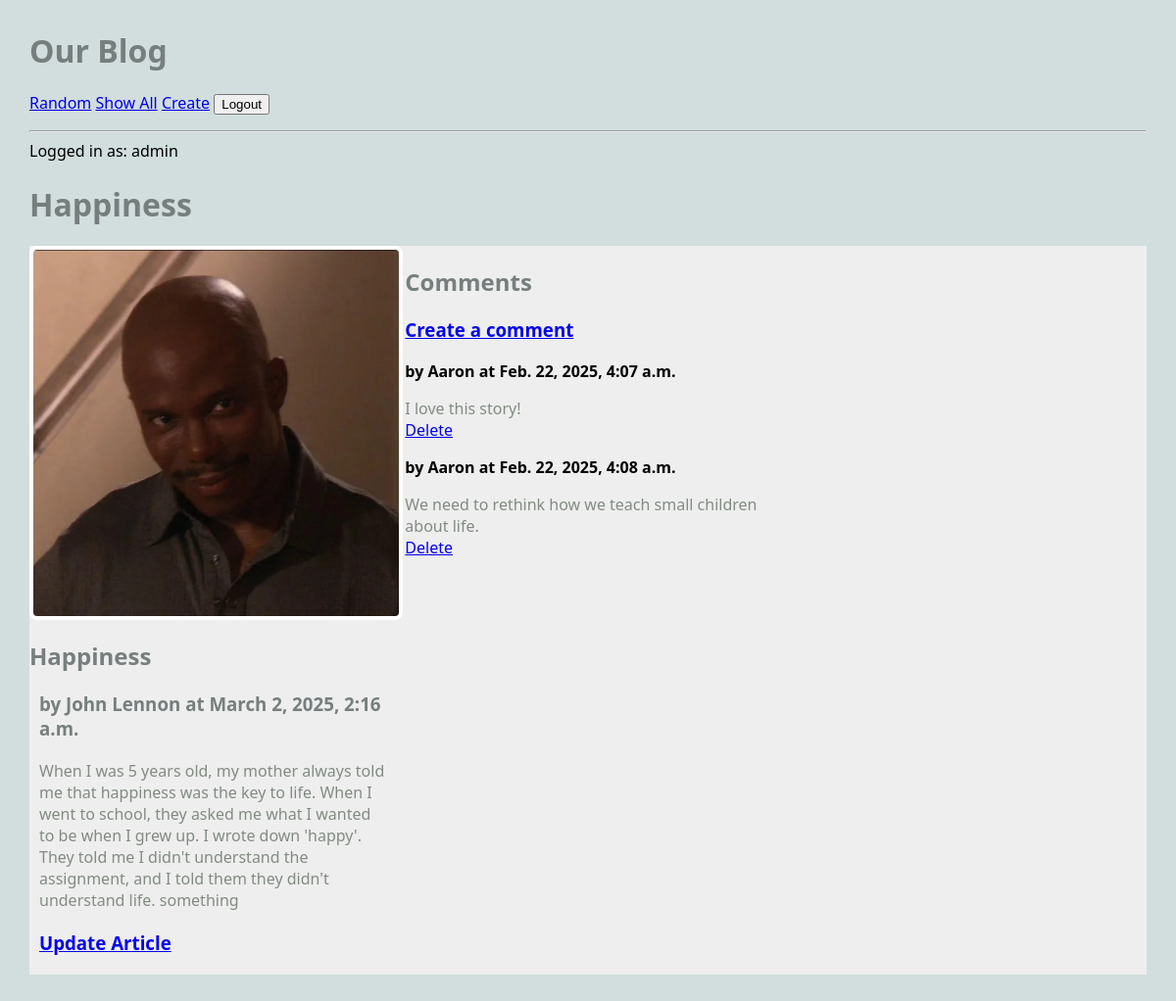
Screenshot of /blog/article/1 (signed in) with the database file from the repository.
### blog/models.py (models this page shows, shortened)
class Article(models.Model):
    title = models.TextField(blank=True)
    author = models.TextField(blank=True)
    text = models.TextField(blank=True)
    published = models.DateTimeField(auto_now=True)
    image_file = models.ImageField(blank=True)
    def get_all_comments(self):
        comments = Comment.objects.filter(article=self)
        return comments

class Comment(models.Model):
    article = models.ForeignKey(Article, on_delete=models.CASCADE)
    author = models.TextField(blank=False)
    text = models.TextField(blank=False)
    published = models.DateTimeField(auto_now=True)
    def __str__(self):
        return f'{self.text}'

### blog/views.py (the view)
# urls.py: path('article/<int:pk>', ArticleView.as_view(), name='article'), # new
class ArticleView(DetailView):
    model = Article
    template_name = 'blog/article.html'
    context_object_name = "article" # note singular variable name

### blog/templates/blog/article.html
{% extends 'blog/base.html' %}
{% block content %}
<h1>{{article.title}}</h1>
<main class="grid-container">
   <article>
       {% if article.image_file %}
       <img src="{{article.image_file.url}}" alt="">
       {% else %}
       <h3>No image</h3>
       {% endif %}
       <div>
            <h2>{{article.title}}</h2>
            <h3>by {{article.author}} at {{article.published}} </h3>
            <p>
                {{article.text}}
            </p>
            <h3>
                <a href="{% url 'update_article' article.pk %}">Update Article</a>
            </h3>
        </div>
    </article>
    <div>
        <h2>Comments</h2>
        <h3>
            <a href="{% url 'create_comment' article.pk %}">Create a comment</a>
        </h3>
        {% for comment in article.get_all_comments %}
            <div>
                <strong>by {{comment.author}} at {{comment.published}}</strong>
                <p>
                    {{comment.text}}
                    <br>
                    <a href="{% url 'delete_comment' comment.pk %}">Delete</a>
                </p>
            </div>
        {% endfor %}
    </div>
</main>
{% endblock %}

### blog/templates/blog/base.html (shortened to what this page needs)
{% load static %}
<html>
    <head>
        <link rel="stylesheet" href="{% static 'styles-blog.css' %}">
    </head>
    <body>
        <head>
            <h1>Our Blog</h1>
            <nav>
                <ul>
                    <li><a href="{% url 'random' %}">Random</a></li>
                    <li><a href="{% url 'show_all' %}">Show All</a></li>
                    {% if request.user.is_authenticated %}
                        <li><a href="{% url 'create_article' %}">Create</a></li>
                        <form action="{% url 'logout' %}" method="POST" style="display: inline;">
                            <button type="submit">Logout</button>
                        </form>
                    {% else %}
                        <li><a href="{% url 'login' %}">Log in</a></li>
                    {% endif %}
                </ul>
                <hr>
                {% if request.user.is_authenticated %}
                Logged in as: {{request.user}}
                {% else %}
                Not logged in.
                {% endif %}
            </nav>
        </head>
        {% block content %}
        {% endblock %}
    </body>
</html>

### static/styles-blog.css (style rules this page uses)
body { margin: 30px; background: #d1dedd; font-family:'Segoe UI', Tahoma, Geneva, Verdana, sans-serif; }
ul, li { padding: 0px; list-style-type: none; }
h1, h2, h3 { color: #767f7e; }
p { color: #828b82; }
.grid-container { background: #eee; max-width: 900px; display: grid; grid-template-columns: repeat(3, 1fr); grid-gap: 10px; max-width: 1200px; margin: 20px auto; }
article img, article.featured img { width: 100%; border: 4px solid #fff; border-radius: 8px; }
article p, article h3 { margin: 20px 10px; }
nav li { display: inline; }

### rows the page displays
Article: title "Happiness", image_file (picture), author "John Lennon", published "March 2, 2025, 2:16 a.m.", text "When I was 5 years old, my mother always told me that happiness was the key to life. When I went to school, they asked me what I wanted to be when I grew up. I wrote down 'happy'. They told me I didn't understand the assignment, and I told them they didn't understand life. something"
Comment: author "Aaron", published "Feb. 22, 2025, 4:07 a.m.", text "I love this story!"
Comment: author "Aaron", published "Feb. 22, 2025, 4:08 a.m.", text "We need to rethink how we teach small children about life."

### other values shown
{{ request.user }} "admin"
